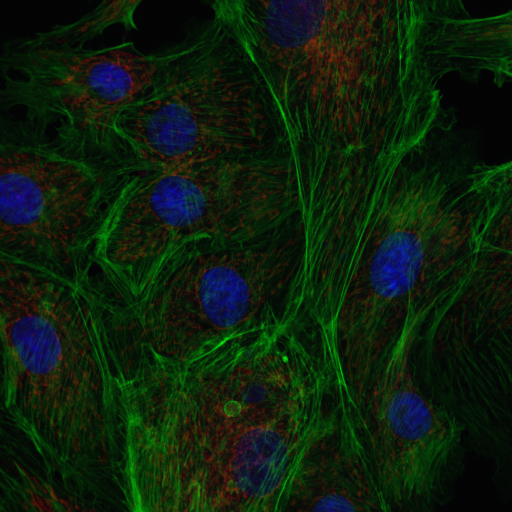
#> input picture HW1/JAIN_MAYANK_113263864_hw1/SourceImages/BPAE_Cells.png, 512 x 512 px; its folder holds only this picture in this run
$ jupyter execute --allow-errors CSE527-21S-HW1.ipynb   (shell and % lines are left out)
#> lines starting #> are read from the running program, lines starting #| are printed output that depends on the picture
# CSE527 Homework1
**Due date: 23:59 on Feb 27, 2021 (Sat.)**

---
In this semester, we will use Google Colab for the assignments, which allows us to utilize resources that some of us might not have in their local machines such as GPUs. You will need to use your Stony Brook (*.stonybrook.edu) account for coding and Google Drive to save your results.

## Google Colab Tutorial
---
Go to https://colab.research.google.com/notebooks/, you will see a tutorial named "Welcome to Colaboratory" file, where you can learn the basics of using google colab.

Settings used for assignments: ***Edit -> Notebook Settings -> Runtime Type (Python 3)***.

## Local Machine Prerequisites
---
Since we are using Google Colab, all the code is run on the server environment where lots of libraries or packages have already been installed. In case of missing
 libraries or if you want to install them in your local machine, below are the links for installation.
* **Install Python 3.6**: https://www.python.org/downloads/ or use Anaconda (a Python distribution) at https://docs.continuum.io/anaconda/install/. Below are some materials and tutorials which you may find useful for learning Python if you are new to Python.
  - https://docs.python.org/3.6/tutorial/index.html
  - https://www.learnpython.org/
  - http://docs.opencv.org/3.0-beta/doc/py_tutorials/py_tutorials.html
  - http://www.scipy-lectures.org/advanced/image_processing/index.html

* **Install Python packages**: install Python packages: `numpy`, `matplotlib`, `opencv-python` using pip, for example:
```
pip install numpy matplotlib opencv-python
```
	Note that when using “pip install”, make sure that the version you are using is python3. Below are some commands to check which python version it uses in you machine. You can pick one to execute:

```
    pip show pip
    pip --version
    pip -V
```

Incase of wrong version, use pip3 for python3 explictly.

* **Install Jupyter Notebook**: follow the instructions at http://jupyter.org/install.html to install Jupyter Notebook and familiarize yourself  with it. *After you have installed Python and Jupyter Notebook, please open the notebook file 'HW1.ipynb' with your Jupyter Notebook and do your homework there.*

## Example
---
Please read through the following examples where we apply image thresholding to an image. This example is desinged to help you get familiar with the basics of Python and routines of OpenCV. This part is for your exercises only, you do not need to submit anything from this part.

[cell 1]
import sys
import os
import cv2
import numpy as np
import matplotlib.pyplot as plt
from scipy import ndimage, misc
from IPython.display import display, Image
from mpl_toolkits.mplot3d import Axes3D
from matplotlib import cm
from copy import copy
from scipy import ndimage

[cell 2]
# Mount your google drive where you've saved your assignment folder
from google.colab import drive
drive.mount('/content/gdrive')

[cell 3]
# Replace '------' with the path such that "CSE527-20S-HW1" is your working directory
%cd '/content/gdrive/MyDrive/JAIN_MAYANK_113263864_hw1'

[cell 4]
# function for image thresholding
# [11 lines left out: function imThreshold, not called in this run]

# read the image for local directory (same with this .ipynb)
img = cv2.imread('SourceImages/IloveCV.png')

# convert a color image to gray
#> (the rest of this cell did not finish here and is left out)

## Description
---
There are five basic image processing problems in total with specific instructions for each of them. Be sure to read **Submission Guidelines** below. They are important.

## Problems
---

- **Problem 1.a Gaussian filter {15 pts}:**

  (a) Write a function that takes two arguments, a width parameter and a sigma parameter, and returns a 2D array containing a Gaussian kernel of the desired dimension and variance. The peak of the Gaussian should be in the center of the array. Make sure to normalize the kernel such that the sum of all the elements in the array is 1. Use this function and the OpenCV’s `filter2D` routine to convolve the image and noisy image arrays with a 5x5 Gaussian kernel of sigma=1 and a 11x11 Gaussian kernel of sigma=2. There will be four output images from this problem, namely, image convolved with 5x5, and 11x11, noisy image convolved with 5x5, and 11x11.

  (b) Write a function that takes an image and its noisy version, and return the Peak Signal-to-Noise Ratio (PSNR) value. Refer to https://en.wikipedia.org/wiki/Peak_signal-to-noise_ratio for its mathematical form. Pay attention that you might need to do convertion between different data types.

  Once you fill in and run the codes, the outputs will be saved under `Results` folder. Also images will be displayed in the notebook with PSNR marked in the titles. Please only fill in the missing part as indicated by `##########--WRITE YOUR CODE HERE--##########` and do not modify other parts. The grading for this question will be based on the ground-truth PSNR and your results.

  Lena image is credit to https://www.ece.rice.edu/~wakin/images/.

[cell 5]
def genGaussianKernel(width, sigma):
    ##########--WRITE YOUR CODE HERE--##########

    kernel_2d = np.zeros((width,width))
    gaussianConstantMultiplier2D = 1/(2*np.pi*(sigma**2))
    peakCoordinate = int(width/2)
    for x in range(width):
      for y in range(width):
        kernel_2d.itemset((x,y),gaussianConstantMultiplier2D * (np.e**(-1*((x-peakCoordinate)**2 + (y - peakCoordinate)**2)/(2*(sigma**2)))))

    ##########-------END OF CODE-------##########
    return kernel_2d/kernel_2d.sum()

# [19 lines left out: function PSNR, not called in this run]

# Function to generate image with Gaussian noise
def addGaussianNoise(img, mean, std, seed=0):
    # suppose the input image is 2D gray image
    np.random.seed(seed)
    img_noise = img.astype(np.float32)/255.
    noise = np.random.normal(mean, std, img.shape)
    img_noise = img_noise + noise
    img_noise = np.clip(img_noise, 0., 1.)
    img_noise = (img_noise*255).astype(np.uint8)
    return img_noise

# Load images
img = cv2.imread('SourceImages/lena512.bmp', 0)

# Add Gaussian Noise
#> (the rest of this cell did not finish here and is left out)

- **Problem 1.b Median filter {15 pts}:** \\
(a) Write a function to generate an image with salt and pepper noise. The function takes three arguments, the input image, the probability that a pixel location has salt-pepper noise and a random seed for repitability. A simple implementation can be to select pixel locations with probability 'p' where noise occurs and then with equal probability set the pixel value at those location to be 0 or 255.(**Hint: Use np.random.uniform and np.random.choice**)

 (b) Write a function to implement a median filter. The function takes two arguments, an image and a window size (if window size is 'k', then a kxk window is used to determine the median pixel value at a location) and returns the output image. **Do not** use any inbuilt library (like scipy.ndimage_filter) to directly generate the result. (**Hint: Use cv2.copyMakeBorder to add borders**)

 You need to generate two noisy images corrupted by salt-and-pepper noise with noise probability equals 0.1 and 0.2. And then use median filter of window size=5 to denoise the two noisy images. You also need to denoise them with Gaussian filters. Try different parameters of Gaussian filters to get as higher PSNR as possible. Fill in all the missing parts and do not modify others.

[cell 6]
# Function to generate image with salt and pepper noise
def addSaltPepperNoise(img, prob = 0.1, seed=0):
  # suppose the input image is 2D gray image
  # with probability=prob each pixel is replaced with a pepper(0)
  # or a salt(255) in equal chance
  np.random.seed(seed)
  ##########--WRITE YOUR CODE HERE--##########
  img_noise = copy(img)
  height,width = img.shape
  for i in range(height):
    for j in range(width):
      p = np.random.uniform(0,1)  #Generate random number between 0 and 1 to check for probability
      if p <= prob:   #Add salt and pepper noise
        salt_pepper = np.random.choice(2) #Generate a number either from 0 or 1 to add noise
        if salt_pepper == 0:
          img_noise[i][j] = 0.
        else:
          img_noise[i][j] = 255
  ##########-------END OF CODE-------##########
  return img_noise

# Function to apply median filter (window size kxk) on the input image
# [17 lines left out: function medianFilter, not called in this run]

#> (the rest of this cell did not finish here and is left out)

- **Problem 2 Separable filters {10 pts}:** The Gaussian kernel is separable, which means that convolution with a 2D Gaussian can be accomplished by convolving the image with two 1D Gaussians, one in the x direction and the other one in the y direction. Perform an 11x11 convolution with sigma = 3 from question 1 using this scheme. You can still use `filter2D` to convolve the images with each of the 1D kernels. Verify that you get the same results with what you did with 2D kernels by computing the difference image between the results from the two methods. This difference image should be close to black. Include your code and results in your colab Notebook file. There is no output image from this part. Be sure to display the result images in the notebook.

[cell 7]
def genGausKernel1D(length, sigma):
    ##########--WRITE YOUR CODE HERE--##########
#> called with length = 11, sigma = 3
    kernel_1d = np.zeros((length))
    center = int(length / 2)
    gaussianConstantMultiplier1D = 1 / (np.sqrt(2 * np.pi * (sigma**2)))

    for i in range(length):
      kernel_1d[i] = gaussianConstantMultiplier1D * (np.e ** (-((i - center)**2) / (2 * (sigma**2))))

    kernel_1d = (kernel_1d / kernel_1d.sum())

    kernel_1d = np.reshape(kernel_1d,(-1,1)) #convert 1d array to 2D (11,1)
    ##########-------END OF CODE-------##########
    return kernel_1d


# Generate two 1d kernels here
width = 11
sigma = 3
kernel_x = genGausKernel1D(width,sigma)
#print(kernel_x.shape)
kernel_y = np.transpose(kernel_x)
# Generate a 2d 11x11 kernel with sigma of 3 here as before
kernel_2d = genGaussianKernel(width,sigma)
# Convolve with img_gnoise
#> (the rest of this cell did not finish here and is left out)

- **Problem 3 Difference of Gaussians {20 pts}:** Difference of Gaussians (DoG) is a feature enhancement algorithm. You can obtain a DoG by subtracting a Gaussian filter of sigma=K\*s from a Gaussian filter of sigma=s. In this question, we will use K=1.6 and sigma=2. Plot the DoG kernel using the `Matplotlib` function `plot`. Use the `Matplotlib` function `plot_surface` to generate a 3D plot of DoG. Include your code and results in your Colab Notebook file. Apply the filter to the noisy image generated in the previous question.

[cell 8]
# Create your Gaussian kernel
Gaussian_kernel_1 = genGaussianKernel(12,3.2)
Gaussian_kernel_2 = genGaussianKernel(12,2)
#> further down, imgB is the input picture: shape (512, 512, 3); mean B, G, R 12.2, 31.6, 13

# Create your Difference of Gaussian
DoG = Gaussian_kernel_2 - Gaussian_kernel_1

# Plot Gaussian and Laplacian
#> (the rest of this cell did not finish here and is left out)

- **Problem 4 Histogram equalization {20 pts}:** Refer to Szeliski's book on section 3.4.1, and within that section to eqn 3.9 for more information on histogram equalization. Getting the histogram of a grayscale image is incredibly easy with python. A histogram is a vector of numbers. Once you have the histogram, you can get the cumulative distribution function (CDF) from it. Then all you have left is to find the mapping from each value [0,255] to its adjusted value (just using the CDF basically). **DO NOT** use **cv2.equalizeHist()** directly to solve the exercise! We will expect to see in your code that you get the PDF and CDF, and that you manipulate the pixels directly (avoid a for loop, though). The ground-truth image is credit to https://github.com/yinhaoz/denoising-fluorescence. It is a real Fluorescence Microscopy Image with three R/G/B channels. You need to transform it into HSV space before doing histogram equalization. There will be one output image from this part which is the histogram equalized image. It will be compared against the ground truth.

[cell 9]
def histogram_equalization(img):
    ##########--WRITE YOUR CODE HERE--##########
    img_hsv = cv2.cvtColor(img, cv2.COLOR_BGR2HSV)
#> img_hsv: shape (512, 512, 3); mean H, S, V 60.4, 189.6, 37.4
    value_layer = img_hsv[ : , : , 2]  #Fetch V layer from HSV image
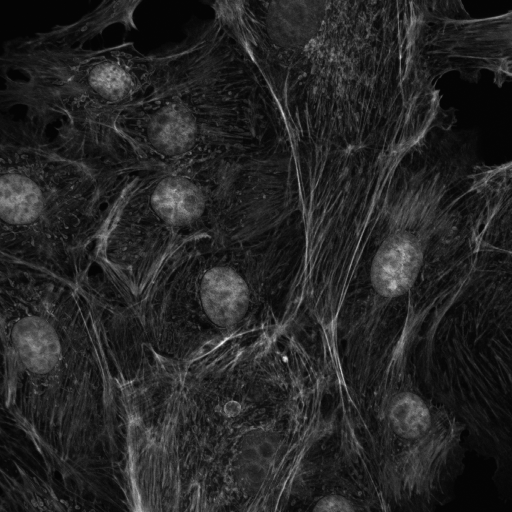
#> value_layer: shape (512, 512); min 3, max 244, mean 37.4
    value_layer_1D = value_layer.flatten()
    sizeOfvalue_layer_1D = value_layer_1D.shape[0]
#> sizeOfvalue_layer_1D = 262144
    countOfIntensities = np.zeros(256)
    for i in value_layer_1D:
      countOfIntensities[i] = countOfIntensities[i] + 1
#> this loop made 262144 passes
#> i on passes 1 to 3: 4, 4, 4
#> after the loop, countOfIntensities = 256 values, max 10909 at index 4, min 0 at index 0, mean 1024

    Pdf_image = countOfIntensities
#> Pdf_image has the same summary as countOfIntensities

    Cdf_image = np.cumsum(Pdf_image)
#> Cdf_image = 256 values from 0 to 262144
    #Normalize CDF
    Cdf_image = ((Cdf_image - Cdf_image[0])*255)/(Cdf_image[255] - Cdf_image[0])
#> Cdf_image = 256 values from 0 to 255

    Equalized_Value_layer = Cdf_image[value_layer_1D]
    NewEqualized_Value_layer = np.reshape(Equalized_Value_layer, value_layer.shape)
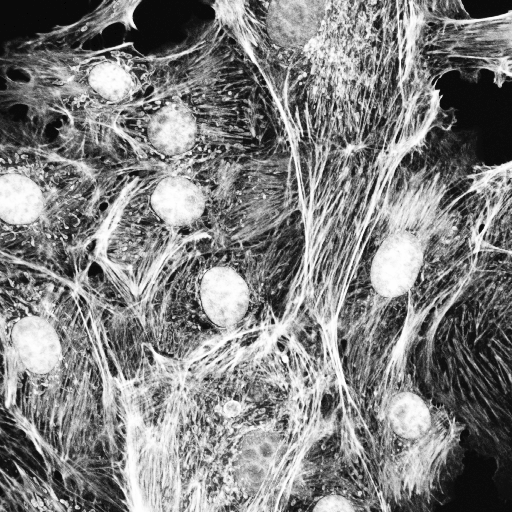
#> NewEqualized_Value_layer: shape (512, 512) float64; min 0.0107, max 255, mean 129.5
    #print(NewEqualized_Value_layer)
    img_hist_eq = copy(img_hsv)
    img_hist_eq[ : , : ,2] = NewEqualized_Value_layer
#> img_hist_eq: shape (512, 512, 3); mean H, S, V 60.4, 189.6, 128.9
    img_hist_eq = cv2.cvtColor(img_hist_eq, cv2.COLOR_HSV2BGR)
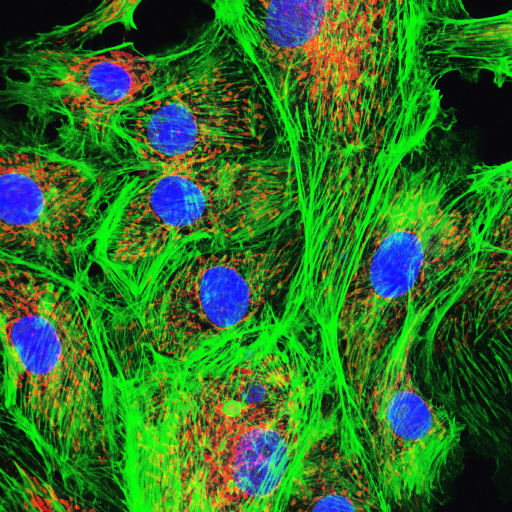
#> img_hist_eq: shape (512, 512, 3); mean B, G, R 39.3, 110.7, 46.2
    ##########-------END OF CODE-------##########
    return img_hist_eq

# Read in input images
imgB = cv2.imread('SourceImages/BPAE_Cells.png', cv2.IMREAD_COLOR)

# Histogram equalization
imgB_hist_eq = histogram_equalization(imgB)

# Plot results
#> (the rest of this cell did not finish here and is left out)

- **Problem 5 Low/high pass filters and image sharpen {20 pts}:**  Start with the following tutorials: \\
http://docs.opencv.org/master/de/dbc/tutorial_py_fourier_transform.html
http://docs.opencv.org/2.4/doc/tutorials/core/discrete_fourier_transform/discrete_fourier_transform.html <br>

 For your LPF (low pass filter), mask a 80x80 window of the center of the FT (Fourier Transform) image (the low frequencies). For the HPF, mask a 60x60 window excluding the center. You may need to do low/high pass filter for each R/G/B channel. The filtered low and high pass images will be displayed and saved.

 Then you will need to do image sharpen by mixing the high pass filtered image with the original one. Write a function that takes two images and a coefficient alpha and return the mixed image. Use alpha=2 in this question. The sharpened image will be displayed and saved.

[cell 10]
def low_pass_filter(img_in, mask_size):
    ##########--WRITE YOUR CODE HERE--##########
#> called with mask_size = 80
    rows, cols = img_in.shape[:2]
#> rows = 512; cols = 512
    temp_img = np.copy(img_in)
    for channel in range(3):
      ftImagechannel = temp_img[:,:,channel]
      ftImagechannel = np.fft.fft2(ftImagechannel)
      ftImagechannel_shift = np.fft.fftshift(ftImagechannel)
      temp_img_out = np.zeros_like(ftImagechannel_shift)
      mid_row,mid_col = rows//2 , cols//2
      temp_img_out[mid_row-(mask_size//2): mid_row+(mask_size//2)+1, mid_col-(mask_size//2):mid_col+(mask_size//2)+1] = ftImagechannel_shift[mid_row-(mask_size//2): mid_row+(mask_size//2)+1, mid_col-(mask_size//2):mid_col+(mask_size//2)+1]
      temp_img_out = np.fft.ifftshift(temp_img_out)
      temp_img_out = np.fft.ifft2(temp_img_out)
      temp_img_out = np.real(temp_img_out)
      temp_img[:,:,channel] = temp_img_out
#> this loop made 3 passes
#> pass 1, in low_pass_filter, `ftImagechannel = temp_img[:,:,channel]`:
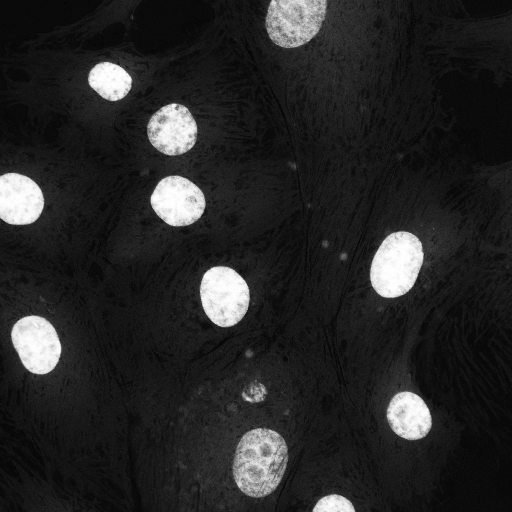
#> ftImagechannel: shape (512, 512); min 0, max 254, mean 39.3
#> pass 3, in low_pass_filter, `ftImagechannel = temp_img[:,:,channel]`:
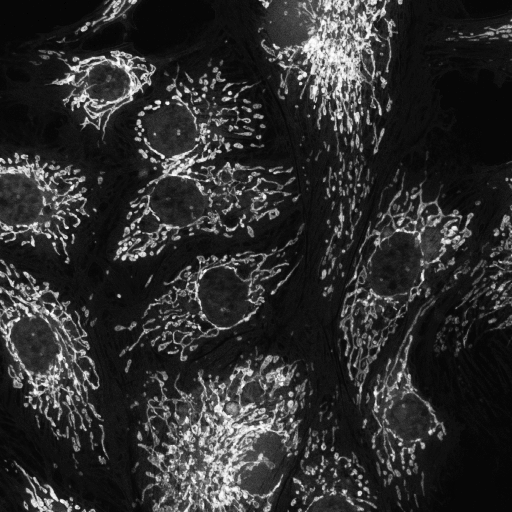
#> ftImagechannel: shape (512, 512); min 0, max 254, mean 46.2
#> after the loop:
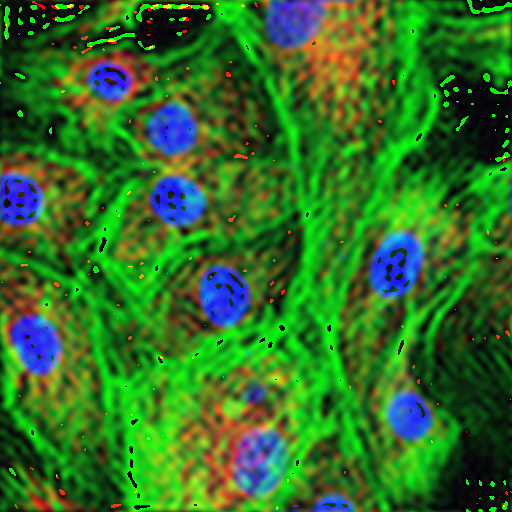
#> temp_img: shape (512, 512, 3); mean B, G, R 37.4, 111.7, 46.9
#> after the loop:
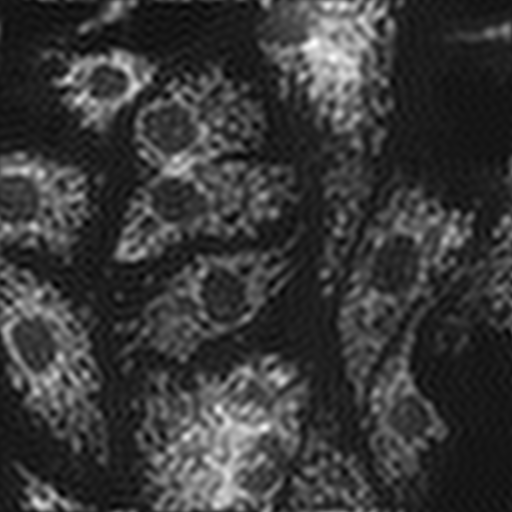
#> temp_img_out: shape (512, 512) float64; min -16.91, max 263, mean 46.2; drawn with min black and max white

    ##########-------END OF CODE-------##########
    img_out = np.uint8(temp_img)
    return img_out


def high_pass_filter(img_in, mask_size):
    ##########--WRITE YOUR CODE HERE--##########
#> called with mask_size = 60
    rows, cols = img_in.shape[:2]
#> rows = 512; cols = 512
    temp_img = np.copy(img_in)
    for channel in range(3):
      ftImagechannel = temp_img[:,:,channel]
      ftImagechannel = np.fft.fft2(ftImagechannel)
      ftImagechannel_shift = np.fft.fftshift(ftImagechannel)
      mid_row,mid_col = rows//2 , cols//2
      ftImagechannel_shift[mid_row-(mask_size//2):mid_row+(mask_size//2)+1, mid_col-(mask_size//2):mid_col+(mask_size//2)+1] = 0
      ftImagechannel_Ishift = np.fft.ifftshift(ftImagechannel_shift)
      img_out_channel = np.fft.ifft2(ftImagechannel_Ishift)
      img_out_channel = np.real(img_out_channel)
      temp_img[:,:,channel] = img_out_channel
#> this loop made 3 passes
#> pass 1, in high_pass_filter, `img_out_channel = np.real(img_out_channel)`:
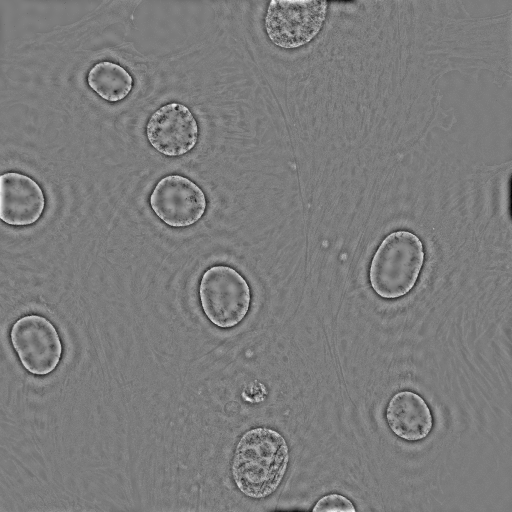
#> img_out_channel: shape (512, 512) float64; min -109.6, max 115.2, mean 0; drawn with min black and max white
#> pass 3, in high_pass_filter, `img_out_channel = np.real(img_out_channel)`:
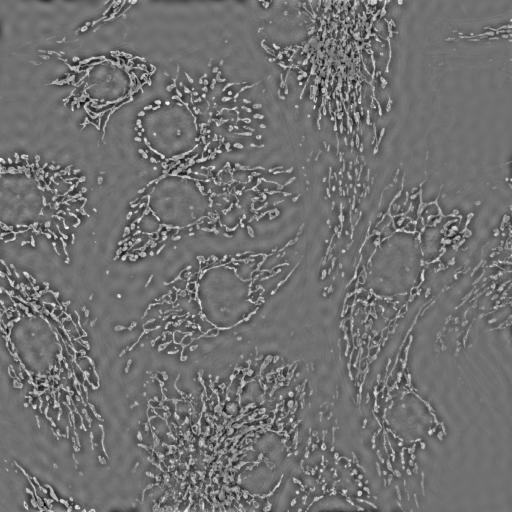
#> img_out_channel: shape (512, 512) float64; min -153.3, max 192.8, mean 0; drawn with min black and max white
#> after the loop:
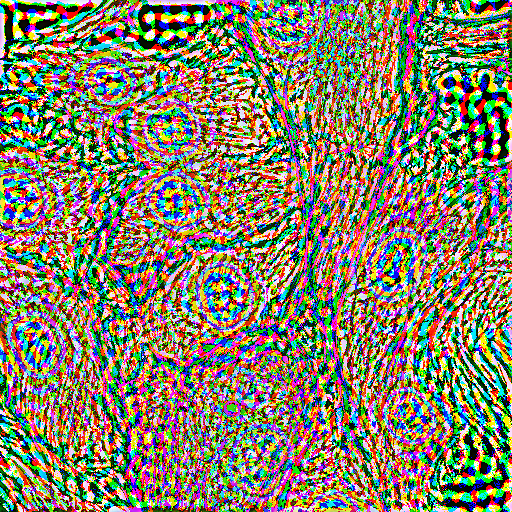
#> temp_img: shape (512, 512, 3); mean B, G, R 105.1, 128.2, 132.9

    ##########-------END OF CODE-------##########
    img_out = np.uint8(temp_img)
    return img_out

# [6 lines left out: function mixImages, not called in this run]

# Low and high pass filter
imgB_hist_eq_lp  = low_pass_filter(imgB_hist_eq, 80)
imgB_hist_eq_hp = high_pass_filter(imgB_hist_eq, 60)

# Plot results
#> (the rest of this cell did not finish here and is left out)
